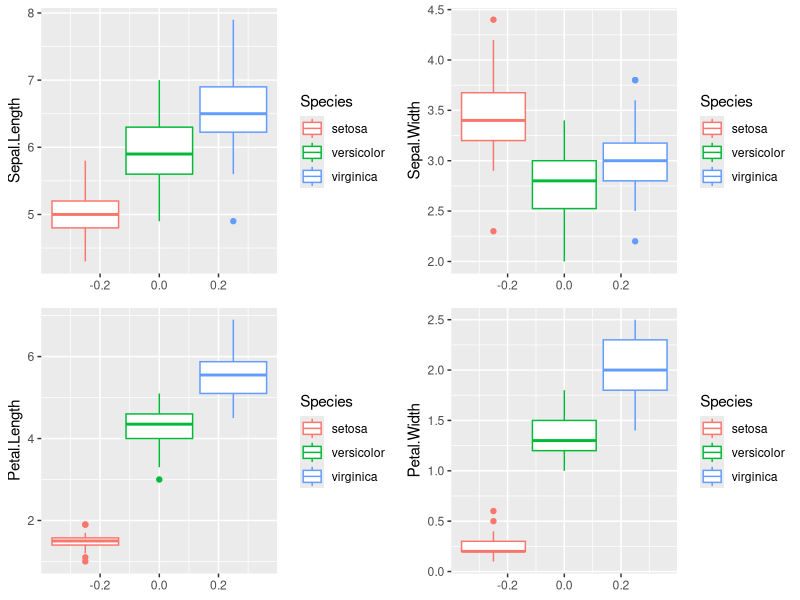

Recreate this plot in R.
## ---- chunk 1
## Cargar librerias
library(readr)
library(dplyr)
library(ggplot2)
library(gridExtra) # plotting asistance
## Data Set
irisDF <- iris
summary(irisDF)
## ---- chunk 2
summary(filter(irisDF, Species == "setosa")[,1:4])

## ---- chunk 3
summary(filter(irisDF, Species == "versicolor")[,1:4])

## ---- chunk 4
summary(filter(irisDF, Species == "virginica")[,1:4])

## ---- chunk 5
p1 <- ggplot(data = irisDF) + geom_boxplot(aes(y = Sepal.Length, colour = Species)) 
p2 <- ggplot(data = irisDF) + geom_boxplot(aes(y = Sepal.Width , colour = Species))
p3 <- ggplot(data = irisDF) + geom_boxplot(aes(y = Petal.Length, colour = Species))
p4 <- ggplot(data = irisDF) + geom_boxplot(aes(y = Petal.Width, colour = Species))
grid.arrange(
    p1, p2, p3, p4, 
    widths = c( 1, 1),
    layout_matrix = rbind(c(1, 2),
                          c(3, 4))
)
